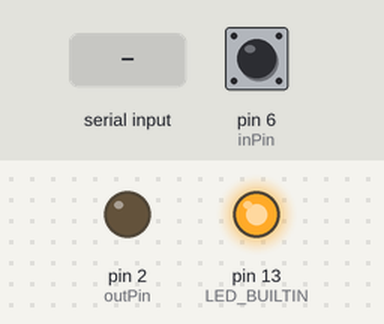
The sketch below on a simulated Arduino Uno, built with avr-gcc and run on an emulated ATmega328P. Parts: output pins drawn as LEDs (lit = HIGH). The inputs (shaded band) are chosen by the test bench; at power-on: pin 6 (inPin) HIGH. What the sketch prints to the serial monitor is not drawn.

Above: at 1.2 s.
1.3 s: pin 6 (inPin) pulled LOW for 0.15 s
At 1.37 s:
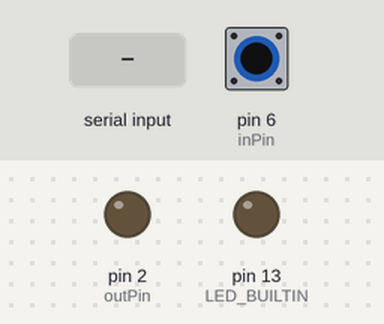
2.9 s: byte 30 received over Serial
At 4.1 s:
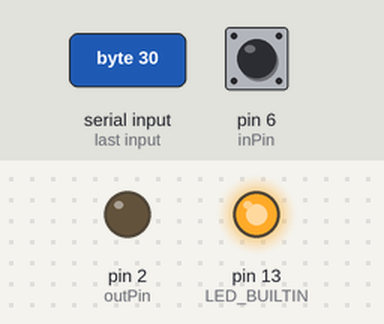
4.4 s: pin 6 (inPin) pulled LOW for 3.2 s
At 4.8 s:
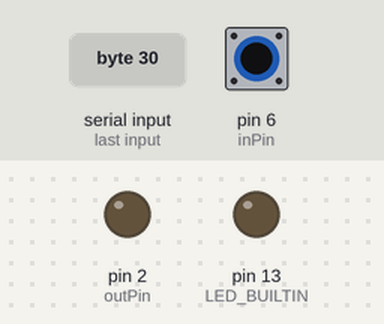
Timing chart, 0 to 9.1 s (numbered marks = the images above; inputs shaded):
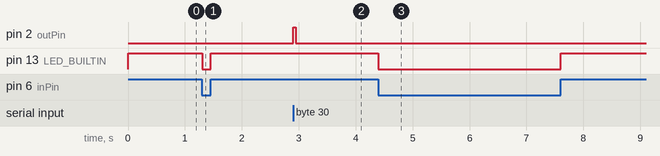

Measured:
- after the input at 1.3 s, pin 13 (LED_BUILTIN): HIGH → LOW at once, → HIGH 0.15 s later
- after the input at 2.9 s, pin 2 (outPin): LOW → HIGH at once, → LOW 0.05 s later
- after the input at 4.4 s, pin 13 (LED_BUILTIN): HIGH → LOW at once, → HIGH 3.2 s later

The sketch:

Bycicle.ino
```cpp
int inPin = 6;
int inPinval = 0;

int outPin = 2;
int outPinval = 0;

int eventInput = 0;

void setup() {
  // put your setup code here, to run once:

Serial.begin(9600);

pinMode(LED_BUILTIN, OUTPUT);

pinMode(inPin, INPUT);
digitalWrite(inPin, HIGH);

pinMode(outPin, OUTPUT);
digitalWrite(outPin, LOW);

}

void loop() {
  // put your main code here, to run repeatedly:

inPinval = digitalRead(inPin);
digitalWrite(LED_BUILTIN, inPinval);

outPinval = Serial.read();

  // to use switch as task response key
if (inPinval == LOW) Serial.write(45);

  // to trigger ds7a with switch:
//if (inPinval == LOW) {
//digitalWrite(outPin, HIGH);
//delay(50);
//digitalWrite (outPin, LOW);
//delay(200);
//}

  //to trigger ds7a with serial input from task:
if (outPinval > 0) {
digitalWrite(outPin, HIGH);
delay(50);
digitalWrite (outPin, LOW);
delay(200);
}

}
```
